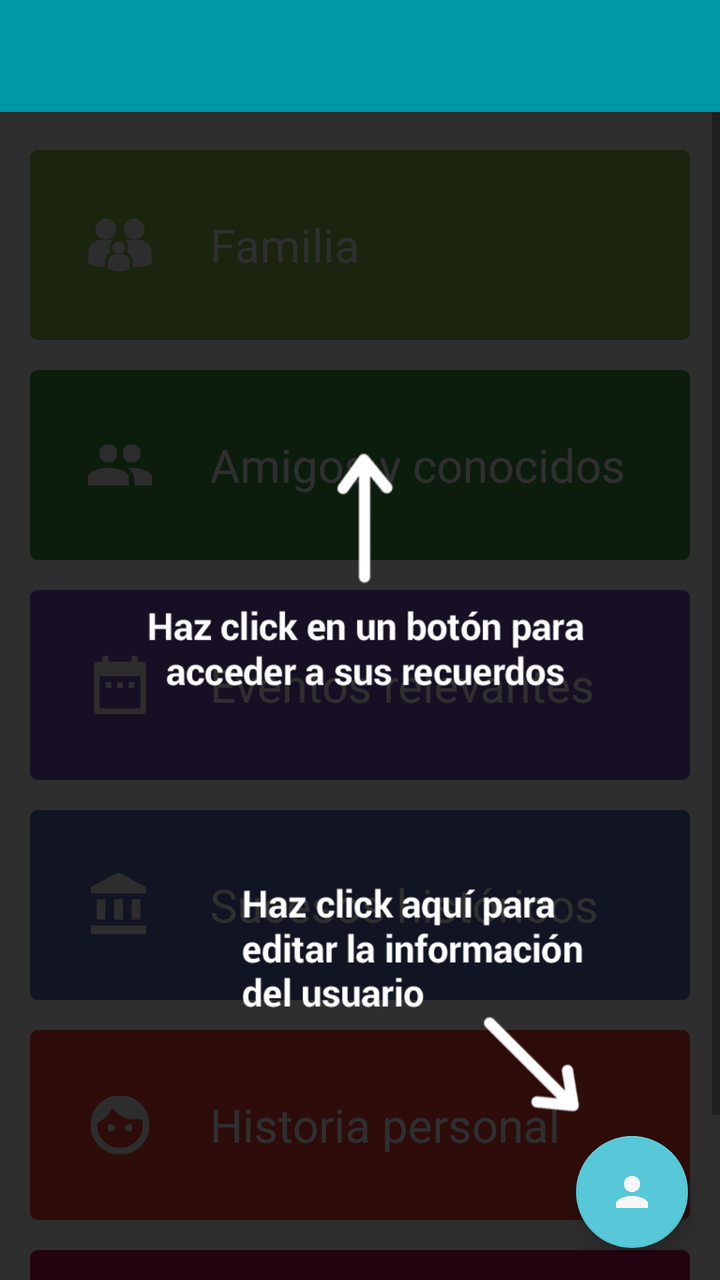
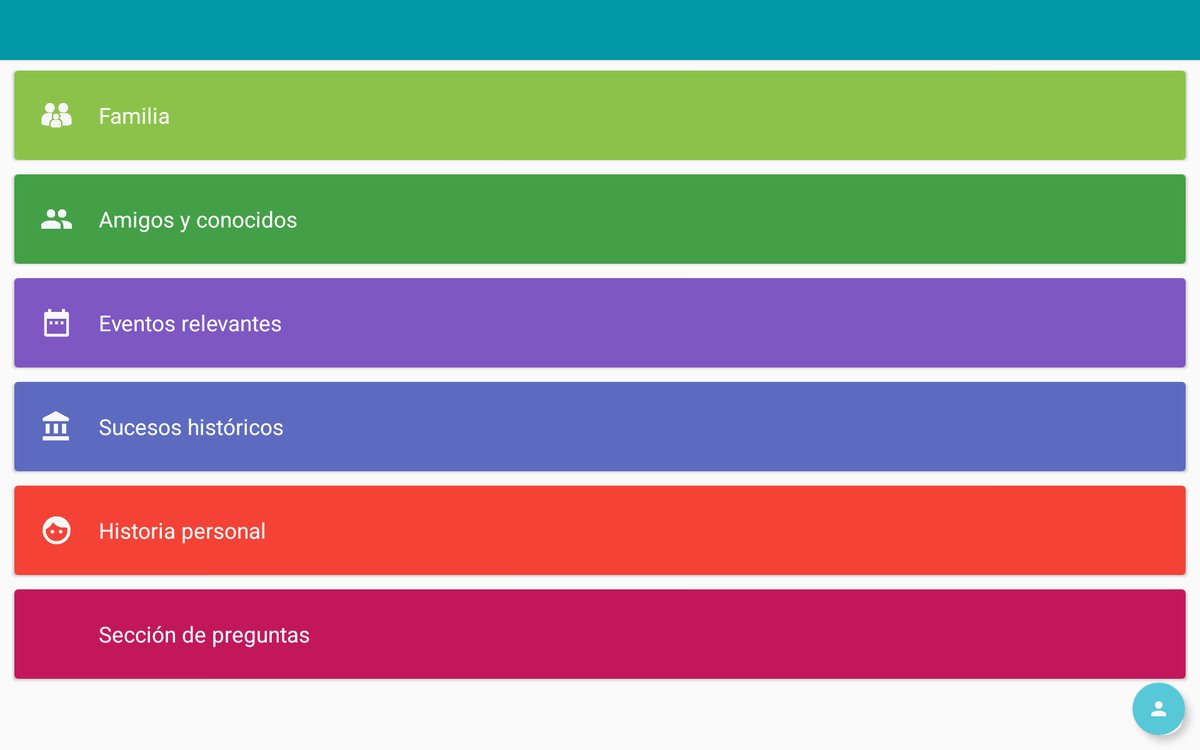

The same Android screen from two of the app's own layout files: first res/layout/ as a phone draws it, then the repository's variant for another configuration, drawn on a device whose configuration selects that folder. Both files follow.
<!-- AndroidManifest.xml: activity theme AppTheme.NoActionBar -->
<!-- res/layout/activity_menu.xml -->
<?xml version="1.0" encoding="utf-8"?>
<android.support.design.widget.CoordinatorLayout xmlns:android="http://schemas.android.com/apk/res/android"
    xmlns:app="http://schemas.android.com/apk/res-auto"
    xmlns:tools="http://schemas.android.com/tools"
    android:layout_width="match_parent"
    android:layout_height="match_parent"
    android:fitsSystemWindows="true"
    tools:context="itesm.mx.losalacranes_mipasadoenpresente.MenuActivity">

    <android.support.design.widget.AppBarLayout
        android:layout_width="match_parent"
        android:layout_height="wrap_content"
        android:theme="@style/AppTheme.AppBarOverlay">

        <android.support.v7.widget.Toolbar
            android:id="@+id/toolbar"
            android:layout_width="match_parent"
            android:layout_height="?attr/actionBarSize"
            android:background="?attr/colorPrimary"
            app:popupTheme="@style/AppTheme.PopupOverlay" />

    </android.support.design.widget.AppBarLayout>


    <ScrollView xmlns:android="http://schemas.android.com/apk/res/android"
        android:id="@+id/ScrollView01"
        android:layout_width="fill_parent"
        android:layout_height="fill_parent" >

        <RelativeLayout
            android:id="@+id/RelativeLayout01"
            android:layout_width="fill_parent"
            android:layout_height="fill_parent" >

            <LinearLayout
                android:id="@+id/LinearLayout01"
                android:layout_width="fill_parent"
                android:layout_height="fill_parent"
                android:orientation="vertical">

                <android.support.v7.widget.CardView
                    xmlns:android="http://schemas.android.com/apk/res/android"
                    xmlns:card_view="http://schemas.android.com/apk/res-auto"
                    android:id="@+id/card_view"
                    android:layout_width="match_parent"
                    android:layout_height="@dimen/card_size"
                    android:layout_marginLeft="15dp"
                    android:layout_marginRight="15dp"
                    android:layout_marginTop="75dp"

                    card_view:cardCornerRadius="4dp">

                    <RelativeLayout
                        android:layout_width="match_parent"
                        android:layout_height="fill_parent"
                        android:orientation="vertical"
                        android:background="@color/familia"
                        >
                        <TextView
                            android:layout_width="250dp"
                            android:layout_height="match_parent"
                            android:gravity="start|center_vertical"
                            android:text="Familia"
                            android:textSize="23sp"
                            android:textColor="#ffffff"
                            android:id="@+id/text_familia"
                            android:layout_alignParentTop="true"
                            android:layout_alignParentEnd="true"
                            android:layout_toEndOf="@+id/image_familia" />

                        <ImageView
                            android:layout_width="90dp"
                            android:layout_height="match_parent"
                            android:layout_marginBottom="30dp"
                            android:layout_marginTop="30dp"
                            android:id="@+id/image_familia"
                            android:src="@drawable/familia"
                            android:layout_alignParentTop="true"
                            android:layout_alignParentStart="true" />
                    </RelativeLayout>

                </android.support.v7.widget.CardView>

                <android.support.v7.widget.CardView
                    xmlns:android="http://schemas.android.com/apk/res/android"
                    xmlns:card_view="http://schemas.android.com/apk/res-auto"
                    android:id="@+id/card_view2"
                    android:layout_width="match_parent"
                    android:layout_height="@dimen/card_size"
                    android:layout_margin="15dp"

                    card_view:cardCornerRadius="4dp">

                    <RelativeLayout
                        android:layout_width="match_parent"
                        android:layout_height="fill_parent"
                        android:orientation="vertical"
                        android:background="@color/amigos"
                        >
                        <TextView
                            android:layout_width="match_parent"
                            android:layout_height="match_parent"
                            android:gravity="start|center_vertical"
                            android:text="Amigos y conocidos"
                            android:textSize="23sp"
                            android:id="@+id/text_amigos"
                            android:textColor="#ffffff"
                            android:layout_toEndOf="@+id/image_amigos"/>

                        <ImageView
                            android:layout_width="90dp"
                            android:layout_height="match_parent"
                            android:layout_marginBottom="30dp"
                            android:layout_marginTop="30dp"
                            android:id="@+id/image_amigos"
                            android:src="@drawable/amigos"
                            android:layout_alignParentTop="true"
                            android:layout_alignParentStart="true" />

                    </RelativeLayout>

                </android.support.v7.widget.CardView>

                <android.support.v7.widget.CardView
                    xmlns:android="http://schemas.android.com/apk/res/android"
                    xmlns:card_view="http://schemas.android.com/apk/res-auto"
                    android:id="@+id/card_view3"
                    android:layout_width="match_parent"
                    android:layout_height="@dimen/card_size"

                    android:layout_marginLeft="15dp"
                    android:layout_marginRight="15dp"

                    card_view:cardCornerRadius="4dp">

                    <RelativeLayout
                        android:layout_width="match_parent"
                        android:layout_height="fill_parent"
                        android:orientation="vertical"
                        android:background="@color/eventos">
                        <TextView
                            android:layout_width="match_parent"
                            android:layout_height="match_parent"
                            android:gravity="start|center_vertical"
                            android:text="Eventos relevantes"
                            android:textSize="23sp"
                            android:id="@+id/text_eventos_relevantes"
                            android:textColor="#ffffff"
                            android:layout_toEndOf="@+id/image_historia"/>

                        <ImageView
                            android:layout_width="90dp"
                            android:layout_height="match_parent"
                            android:layout_marginBottom="30dp"
                            android:layout_marginTop="30dp"
                            android:id="@+id/image_historia"
                            android:src="@drawable/eventos"
                            android:layout_alignParentTop="true"
                            android:layout_alignParentStart="true" />
                    </RelativeLayout>

                </android.support.v7.widget.CardView>

                <android.support.v7.widget.CardView
                    xmlns:android="http://schemas.android.com/apk/res/android"
                    xmlns:card_view="http://schemas.android.com/apk/res-auto"
                    android:id="@+id/card_view4"
                    android:layout_width="match_parent"
                    android:layout_height="@dimen/card_size"
                    android:layout_margin="15dp"

                    card_view:cardCornerRadius="4dp">

                    <RelativeLayout
                        android:layout_width="match_parent"
                        android:layout_height="fill_parent"
                        android:orientation="vertical"
                        android:background="@color/historia"
                        >
                        <TextView
                            android:layout_width="match_parent"
                            android:layout_height="match_parent"
                            android:gravity="start|center_vertical"
                            android:text="Sucesos históricos"
                            android:textSize="23sp"
                            android:id="@+id/text_sucesos_historicos"
                            android:textColor="#ffffff"
                            android:layout_toEndOf="@+id/image_eventos"/>

                        <ImageView
                            android:layout_width="90dp"
                            android:layout_height="match_parent"
                            android:layout_marginBottom="30dp"
                            android:layout_marginTop="30dp"
                            android:id="@+id/image_eventos"
                            android:src="@drawable/sucesos"
                            android:layout_alignParentTop="true"
                            android:layout_alignParentStart="true" />

                    </RelativeLayout>

                </android.support.v7.widget.CardView>

                <android.support.v7.widget.CardView
                    xmlns:android="http://schemas.android.com/apk/res/android"
                    xmlns:card_view="http://schemas.android.com/apk/res-auto"
                    android:id="@+id/card_view5"
                    android:layout_width="match_parent"
                    android:layout_height="@dimen/card_size"

                    android:layout_marginLeft="15dp"
                    android:layout_marginRight="15dp"

                    card_view:cardCornerRadius="4dp">

                    <RelativeLayout
                        android:layout_width="match_parent"
                        android:layout_height="fill_parent"
                        android:orientation="vertical"
                        android:background="@color/personal"
                        >
                        <TextView
                            android:layout_width="match_parent"
                            android:layout_height="match_parent"
                            android:gravity="start|center_vertical"
                            android:text="Historia personal"
                            android:textSize="23sp"
                            android:id="@+id/text_mi_historia"
                            android:textColor="#ffffff"
                            android:layout_toEndOf="@+id/image_personal"/>

                        <ImageView
                            android:layout_width="90dp"
                            android:layout_height="match_parent"
                            android:layout_marginBottom="30dp"
                            android:layout_marginTop="30dp"
                            android:id="@+id/image_personal"
                            android:src="@drawable/personal"
                            android:layout_alignParentTop="true"
                            android:layout_alignParentStart="true" />
                    </RelativeLayout>

                </android.support.v7.widget.CardView>

                <android.support.v7.widget.CardView
                    xmlns:android="http://schemas.android.com/apk/res/android"
                    xmlns:card_view="http://schemas.android.com/apk/res-auto"
                    android:id="@+id/card_view6"
                    android:layout_width="match_parent"
                    android:layout_height="@dimen/card_size"
                    android:layout_margin="15dp"

                    card_view:cardCornerRadius="4dp">

                    <RelativeLayout
                        android:layout_width="match_parent"
                        android:layout_height="fill_parent"
                        android:orientation="vertical"
                        android:background="@color/preguntas"
                        >
                        <TextView
                            android:layout_width="match_parent"
                            android:layout_height="match_parent"
                            android:gravity="start|center_vertical"
                            android:text="Sección de preguntas"
                            android:textSize="23sp"
                            android:id="@+id/text_preguntas"
                            android:textColor="#ffffff"
                            android:layout_toEndOf="@+id/image_preguntas"/>

                        <ImageView
                            android:layout_width="90dp"
                            android:layout_height="match_parent"
                            android:layout_marginBottom="30dp"
                            android:layout_marginTop="30dp"
                            android:id="@+id/image_preguntas"
                            android:layout_alignParentTop="true"
                            android:layout_alignParentStart="true"
                            android:src="@drawable/pregunta"/>
                    </RelativeLayout>

                </android.support.v7.widget.CardView>


            </LinearLayout>
        </RelativeLayout>

    </ScrollView>
    <RelativeLayout android:id="@+id/tutorialMenu"
        android:background="#D0000000"
        android:layout_width="match_parent"
        android:layout_height="match_parent">

        <ImageView android:src="@drawable/tutorial_menu"
            android:layout_alignParentLeft="true"
            android:layout_centerVertical="true"
            android:layout_width="wrap_content"
            android:layout_height="wrap_content"/>

    </RelativeLayout>
    <android.support.design.widget.FloatingActionButton
        android:id="@+id/fab"
        android:layout_width="wrap_content"
        android:layout_height="wrap_content"
        android:layout_gravity="bottom|end"
        android:layout_margin="@dimen/fab_margin"
        android:src="@drawable/usuario"/>

</android.support.design.widget.CoordinatorLayout>
<!-- resources referenced by this layout -->
<resources>
  <color name="amigos">#43A047</color>
  <color name="eventos">#7E57C2</color>
  <color name="familia">#8BC34A</color>
  <color name="historia">#5C6BC0</color>
  <color name="personal">#F44336</color>
  <color name="preguntas">#C2185B</color>
  <dimen name="card_size">95dp</dimen>
  <dimen name="fab_margin">16dp</dimen>
  <!-- drawable amigos: png bitmap (drawable, 650 bytes) -->
  <!-- drawable eventos: png bitmap (drawable, 441 bytes) -->
  <!-- drawable familia: png bitmap (drawable, 7255 bytes) -->
  <!-- drawable personal: png bitmap (drawable, 923 bytes) -->
  <!-- drawable pregunta: png bitmap (drawable, 3089 bytes) -->
  <!-- drawable sucesos: png bitmap (drawable, 500 bytes) -->
  <!-- drawable tutorial_menu: png bitmap (drawable, 24730 bytes) -->
  <!-- drawable usuario: png bitmap (drawable, 1101 bytes) -->
  <style name="AppTheme.AppBarOverlay" parent="ThemeOverlay.AppCompat.Dark.ActionBar" />
  <style name="AppTheme.PopupOverlay" parent="ThemeOverlay.AppCompat.Light" />
  <style name="AppTheme.NoActionBar">
          <item name="windowActionBar">false</item>
          <item name="windowNoTitle">true</item>
      </style>
</resources>
<!-- res/layout-xlarge/activity_menu.xml (the repository's variant of the layout above) -->
<!-- drawn on a large tablet held sideways -->
<?xml version="1.0" encoding="utf-8"?>
    <android.support.design.widget.CoordinatorLayout xmlns:android="http://schemas.android.com/apk/res/android"
        xmlns:app="http://schemas.android.com/apk/res-auto"
        xmlns:tools="http://schemas.android.com/tools"
        android:layout_width="match_parent"
        android:layout_height="match_parent"
        android:fitsSystemWindows="true"
        tools:context=".MenuActivity">

    <android.support.design.widget.AppBarLayout
        android:layout_width="match_parent"
        android:layout_height="wrap_content"
        android:theme="@style/AppTheme.AppBarOverlay">

        <android.support.v7.widget.Toolbar
            android:id="@+id/toolbar"
            android:layout_width="match_parent"
            android:layout_height="?attr/actionBarSize"
            android:background="?attr/colorPrimary"
            app:popupTheme="@style/AppTheme.PopupOverlay" />

    </android.support.design.widget.AppBarLayout>


    <ScrollView xmlns:android="http://schemas.android.com/apk/res/android"
        android:id="@+id/ScrollView01"
        android:layout_width="fill_parent"
        android:layout_height="fill_parent" >

        <RelativeLayout
            android:id="@+id/RelativeLayout01"
            android:layout_width="fill_parent"
            android:layout_height="fill_parent" >

            <LinearLayout
                android:id="@+id/LinearLayout01"
                android:layout_width="fill_parent"
                android:layout_height="fill_parent"
                android:orientation="vertical">

                <android.support.v7.widget.CardView
                    xmlns:android="http://schemas.android.com/apk/res/android"
                    xmlns:card_view="http://schemas.android.com/apk/res-auto"
                    android:id="@+id/card_view"
                    android:layout_width="match_parent"
                    android:layout_height="@dimen/card_size"
                    android:layout_marginLeft="15dp"
                    android:layout_marginRight="15dp"
                    android:layout_marginTop="75dp"

                    card_view:cardCornerRadius="4dp">

                    <RelativeLayout
                        android:layout_width="match_parent"
                        android:layout_height="fill_parent"
                        android:orientation="vertical"
                        android:background="@color/familia"
                        >
                        <TextView
                            android:layout_width="250dp"
                            android:layout_height="match_parent"
                            android:gravity="start|center_vertical"
                            android:text="Familia"
                            android:textSize="23sp"
                            android:textColor="#ffffff"
                            android:id="@+id/text_familia"
                            android:layout_alignParentTop="true"
                            android:layout_alignParentEnd="true"
                            android:layout_toEndOf="@+id/image_familia" />

                        <ImageView
                            android:layout_width="90dp"
                            android:layout_height="match_parent"
                            android:layout_marginBottom="30dp"
                            android:layout_marginTop="30dp"
                            android:id="@+id/image_familia"
                            android:src="@drawable/familia"
                            android:layout_alignParentTop="true"
                            android:layout_alignParentStart="true" />
                    </RelativeLayout>

                </android.support.v7.widget.CardView>

                <android.support.v7.widget.CardView
                    xmlns:android="http://schemas.android.com/apk/res/android"
                    xmlns:card_view="http://schemas.android.com/apk/res-auto"
                    android:id="@+id/card_view2"
                    android:layout_width="match_parent"
                    android:layout_height="@dimen/card_size"
                    android:layout_margin="15dp"

                    card_view:cardCornerRadius="4dp">

                    <RelativeLayout
                        android:layout_width="match_parent"
                        android:layout_height="fill_parent"
                        android:orientation="vertical"
                        android:background="@color/amigos"
                        >
                        <TextView
                            android:layout_width="match_parent"
                            android:layout_height="match_parent"
                            android:gravity="start|center_vertical"
                            android:text="Amigos y conocidos"
                            android:textSize="23sp"
                            android:id="@+id/text_amigos"
                            android:textColor="#ffffff"
                            android:layout_toEndOf="@+id/image_amigos"/>

                        <ImageView
                            android:layout_width="90dp"
                            android:layout_height="match_parent"
                            android:layout_marginBottom="30dp"
                            android:layout_marginTop="30dp"
                            android:id="@+id/image_amigos"
                            android:src="@drawable/amigos"
                            android:layout_alignParentTop="true"
                            android:layout_alignParentStart="true" />

                    </RelativeLayout>

                </android.support.v7.widget.CardView>

                <android.support.v7.widget.CardView
                    xmlns:android="http://schemas.android.com/apk/res/android"
                    xmlns:card_view="http://schemas.android.com/apk/res-auto"
                    android:id="@+id/card_view3"
                    android:layout_width="match_parent"
                    android:layout_height="@dimen/card_size"

                    android:layout_marginLeft="15dp"
                    android:layout_marginRight="15dp"

                    card_view:cardCornerRadius="4dp">

                    <RelativeLayout
                        android:layout_width="match_parent"
                        android:layout_height="fill_parent"
                        android:orientation="vertical"
                        android:background="@color/eventos">
                        <TextView
                            android:layout_width="match_parent"
                            android:layout_height="match_parent"
                            android:gravity="start|center_vertical"
                            android:text="Eventos relevantes"
                            android:textSize="23sp"
                            android:id="@+id/text_eventos_relevantes"
                            android:textColor="#ffffff"
                            android:layout_toEndOf="@+id/image_historia"/>

                        <ImageView
                            android:layout_width="90dp"
                            android:layout_height="match_parent"
                            android:layout_marginBottom="30dp"
                            android:layout_marginTop="30dp"
                            android:id="@+id/image_historia"
                            android:src="@drawable/eventos"
                            android:layout_alignParentTop="true"
                            android:layout_alignParentStart="true" />
                    </RelativeLayout>

                </android.support.v7.widget.CardView>

                <android.support.v7.widget.CardView
                    xmlns:android="http://schemas.android.com/apk/res/android"
                    xmlns:card_view="http://schemas.android.com/apk/res-auto"
                    android:id="@+id/card_view4"
                    android:layout_width="match_parent"
                    android:layout_height="@dimen/card_size"
                    android:layout_margin="15dp"

                    card_view:cardCornerRadius="4dp">

                    <RelativeLayout
                        android:layout_width="match_parent"
                        android:layout_height="fill_parent"
                        android:orientation="vertical"
                        android:background="@color/historia"
                        >
                        <TextView
                            android:layout_width="match_parent"
                            android:layout_height="match_parent"
                            android:gravity="start|center_vertical"
                            android:text="Sucesos históricos"
                            android:textSize="23sp"
                            android:id="@+id/text_sucesos_historicos"
                            android:textColor="#ffffff"
                            android:layout_toEndOf="@+id/image_eventos"/>

                        <ImageView
                            android:layout_width="90dp"
                            android:layout_height="match_parent"
                            android:layout_marginBottom="30dp"
                            android:layout_marginTop="30dp"
                            android:id="@+id/image_eventos"
                            android:src="@drawable/sucesos"
                            android:layout_alignParentTop="true"
                            android:layout_alignParentStart="true" />

                    </RelativeLayout>

                </android.support.v7.widget.CardView>

                <android.support.v7.widget.CardView
                    xmlns:android="http://schemas.android.com/apk/res/android"
                    xmlns:card_view="http://schemas.android.com/apk/res-auto"
                    android:id="@+id/card_view6"
                    android:layout_width="match_parent"
                    android:layout_height="@dimen/card_size"

                    android:layout_marginLeft="15dp"
                    android:layout_marginRight="15dp"

                    card_view:cardCornerRadius="4dp">

                    <RelativeLayout
                        android:layout_width="match_parent"
                        android:layout_height="fill_parent"
                        android:orientation="vertical"
                        android:background="@color/personal"
                        >
                        <TextView
                            android:layout_width="match_parent"
                            android:layout_height="match_parent"
                            android:gravity="start|center_vertical"
                            android:text="Historia personal"
                            android:textSize="23sp"
                            android:id="@+id/text_mi_historia"
                            android:textColor="#ffffff"
                            android:layout_toEndOf="@+id/image_personal"/>

                        <ImageView
                            android:layout_width="90dp"
                            android:layout_height="match_parent"
                            android:layout_marginBottom="30dp"
                            android:layout_marginTop="30dp"
                            android:id="@+id/image_personal"
                            android:src="@drawable/personal"
                            android:layout_alignParentTop="true"
                            android:layout_alignParentStart="true" />
                    </RelativeLayout>

                </android.support.v7.widget.CardView>

                <android.support.v7.widget.CardView
                    xmlns:android="http://schemas.android.com/apk/res/android"
                    xmlns:card_view="http://schemas.android.com/apk/res-auto"
                    android:id="@+id/card_view5"
                    android:layout_width="match_parent"
                    android:layout_height="@dimen/card_size"
                    android:layout_margin="15dp"

                    card_view:cardCornerRadius="4dp">

                    <RelativeLayout
                        android:layout_width="match_parent"
                        android:layout_height="fill_parent"
                        android:orientation="vertical"
                        android:background="@color/preguntas"
                        >
                        <TextView
                            android:layout_width="match_parent"
                            android:layout_height="match_parent"
                            android:gravity="start|center_vertical"
                            android:text="Sección de preguntas"
                            android:textSize="23sp"
                            android:id="@+id/text_preguntas"
                            android:textColor="#ffffff"
                            android:layout_toEndOf="@+id/image_preguntas"/>

                        <ImageView
                            android:layout_width="90dp"
                            android:layout_height="match_parent"
                            android:layout_marginBottom="30dp"
                            android:layout_marginTop="30dp"
                            android:id="@+id/image_preguntas"
                            android:layout_alignParentTop="true"
                            android:layout_alignParentStart="true" />
                    </RelativeLayout>

                </android.support.v7.widget.CardView>


            </LinearLayout>
        </RelativeLayout>

    </ScrollView>



    <android.support.design.widget.FloatingActionButton
        android:id="@+id/fab"
        android:layout_width="wrap_content"
        android:layout_height="wrap_content"
        android:layout_gravity="bottom|end"
        android:layout_margin="@dimen/fab_margin"
        android:src="@drawable/usuario"/>

</android.support.design.widget.CoordinatorLayout>
<!-- resources referenced by the variant -->
<!-- as a large tablet held sideways resolves them -->
<resources>
  <color name="amigos">#43A047</color>
  <color name="eventos">#7E57C2</color>
  <color name="familia">#8BC34A</color>
  <color name="historia">#5C6BC0</color>
  <color name="personal">#F44336</color>
  <color name="preguntas">#C2185B</color>
  <dimen name="card_size">95dp</dimen>
  <dimen name="fab_margin">16dp</dimen>
  <!-- drawable amigos: png bitmap (drawable, 650 bytes) -->
  <!-- drawable eventos: png bitmap (drawable, 441 bytes) -->
  <!-- drawable familia: png bitmap (drawable, 7255 bytes) -->
  <!-- drawable personal: png bitmap (drawable, 923 bytes) -->
  <!-- drawable sucesos: png bitmap (drawable, 500 bytes) -->
  <!-- drawable usuario: png bitmap (drawable, 1101 bytes) -->
  <style name="AppTheme.AppBarOverlay" parent="ThemeOverlay.AppCompat.Dark.ActionBar" />
  <style name="AppTheme.PopupOverlay" parent="ThemeOverlay.AppCompat.Light" />
  <style name="AppTheme.NoActionBar">
          <item name="windowActionBar">false</item>
          <item name="windowNoTitle">true</item>
      </style>
</resources>
